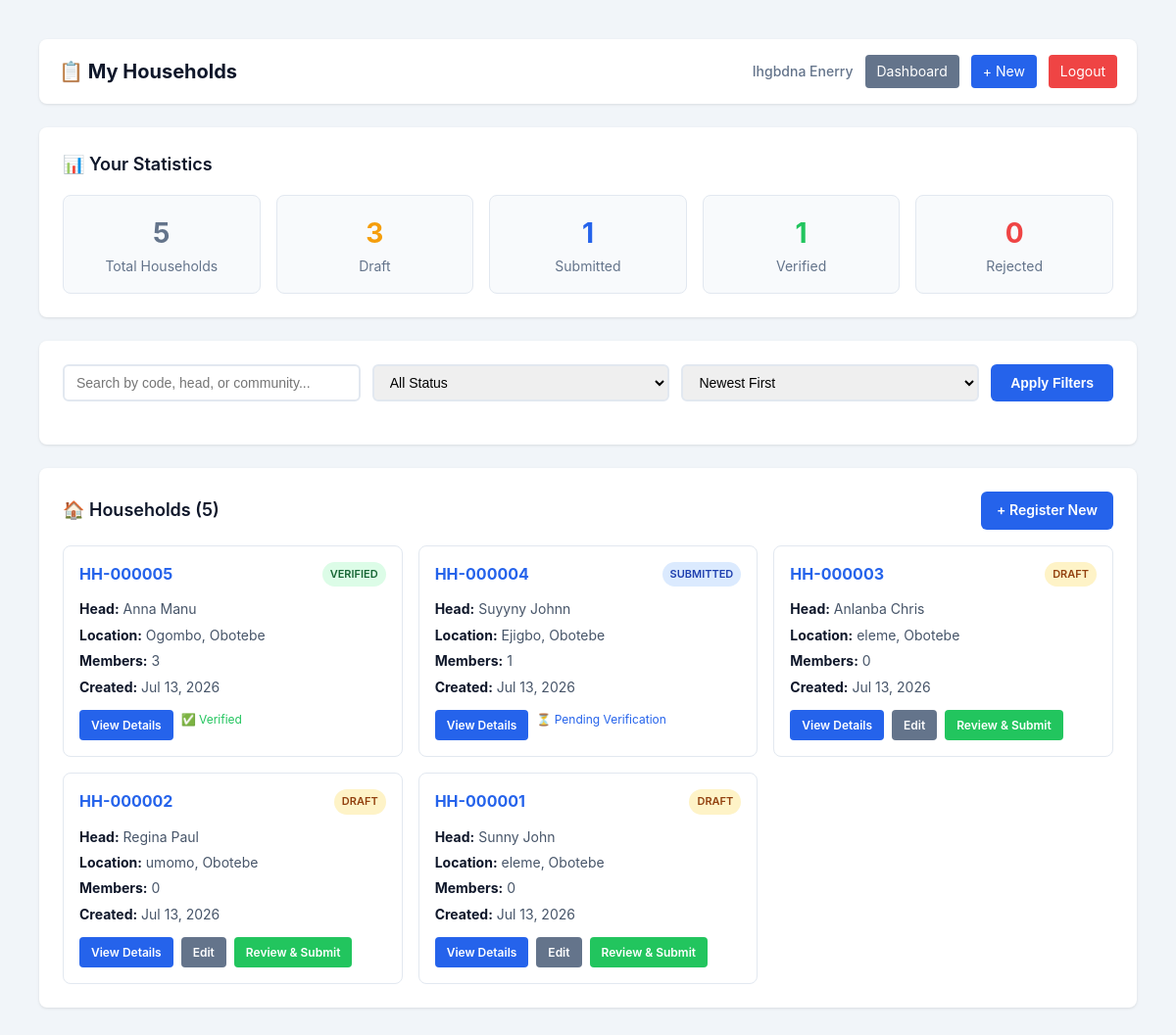
The page /delta-census/view_households.php (signed in) on the database its author committed.
### tables this page shows
CREATE TABLE `households` (
  `id` int(11) NOT NULL,
  `household_code` varchar(50) NOT NULL,
  `lga` varchar(100) NOT NULL,
  `ward` varchar(100) NOT NULL,
  `community` varchar(100) DEFAULT NULL,
  `enumeration_area` varchar(50) DEFAULT NULL,
  `head_of_household` varchar(100) NOT NULL,
  `address` text NOT NULL,
  `phone` varchar(20) DEFAULT NULL,
  `total_members` int(11) DEFAULT 0,
  `created_by` int(11) NOT NULL,
  `created_at` timestamp NOT NULL DEFAULT current_timestamp(),
  `updated_at` timestamp NULL DEFAULT NULL ON UPDATE current_timestamp(),
  `status` enum('draft','submitted','verified','rejected') DEFAULT 'draft',
  `submitted_at` timestamp NULL DEFAULT NULL,
  `verified_at` timestamp NULL DEFAULT NULL,
  `device_info` varchar(255) DEFAULT NULL,
  `ip_address` varchar(45) DEFAULT NULL,
  `supervisor_id` int(11) DEFAULT NULL,
  `household_number` varchar(20) DEFAULT NULL,
  `household_head` varchar(100) DEFAULT NULL,
  `house_number` varchar(50) DEFAULT NULL,
  `street_name` varchar(200) DEFAULT NULL,
  `landmark` varchar(200) DEFAULT NULL,
  `gps_latitude` decimal(10,8) DEFAULT NULL,
  `gps_longitude` decimal(11,8) DEFAULT NULL,
  `gps_accuracy` varchar(20) DEFAULT NULL,
  `building_type` varchar(50) DEFAULT NULL,
  `house_ownership` varchar(50) DEFAULT NULL,
  `number_of_households` int(11) DEFAULT NULL,
  `number_of_rooms` int(11) DEFAULT NULL,
  `enumerator_id` int(11) DEFAULT NULL
);

### delta-census/view_households.php (the view, shortened to what this page needs)
<?php
global $pdo;
$search = isset($_GET['search']) ? trim($_GET['search']) : '';
$sort = isset($_GET['sort']) ? $_GET['sort'] : 'newest';
$query = "SELECT h.*,
          (SELECT COUNT(*) FROM household_members WHERE household_id = h.id) as member_count
          FROM households h
          WHERE h.enumerator_id = ?";
$params = [$_SESSION['user_id']];
switch ($sort) {
    case 'newest':
    default:
        $query .= " ORDER BY h.created_at DESC";
        break;
}
$stmt = $pdo->prepare($query);
$stmt->execute($params);
$households = $stmt->fetchAll();
$stmt = $pdo->prepare("
    SELECT
        COUNT(*) as total,
        SUM(CASE WHEN status = 'draft' THEN 1 ELSE 0 END) as draft,
        SUM(CASE WHEN status = 'submitted' THEN 1 ELSE 0 END) as submitted,
        SUM(CASE WHEN status = 'verified' THEN 1 ELSE 0 END) as verified,
        SUM(CASE WHEN status = 'rejected' THEN 1 ELSE 0 END) as rejected
    FROM households
    WHERE enumerator_id = ?
");
$stmt->execute([$_SESSION['user_id']]);
$stats = $stmt->fetch();
?>
<!DOCTYPE html>
<html lang="en">
<head>
    <link rel="stylesheet" href="css/style.css">
</head>
<body>
    <div class="app-container">
        <nav class="mobile-nav">
            <div class="nav-header">
                <h2 style="font-size: 20px;">📋 My Households</h2>
                <div class="user-menu">
                    <span class="user-name" style="font-weight: 500;"><?php echo htmlspecialchars($_SESSION['full_name'] ?? 'Enumerator'); ?></span>
                    <a href="enumerator_dashboard.php" class="btn-sm btn-secondary">Dashboard</a>
                    <a href="register_household.php?step=1" class="btn-sm btn-primary">+ New</a>
                    <a href="logout.php" class="btn-sm btn-danger">Logout</a>
                </div>
            </div>
        </nav>
        <div class="dashboard-card">
            <h3 style="margin-bottom: 16px;">📊 Your Statistics</h3>
            <div class="stats-grid">
                <div class="stat-box total">
                    <div class="number"><?php echo $stats['total'] ?? 0; ?></div>
                    <div class="label">Total Households</div>
                </div>
                <div class="stat-box draft">
                    <div class="number"><?php echo $stats['draft'] ?? 0; ?></div>
                    <div class="label">Draft</div>
                </div>
                <div class="stat-box submitted">
                    <div class="number"><?php echo $stats['submitted'] ?? 0; ?></div>
                    <div class="label">Submitted</div>
                </div>
                <div class="stat-box verified">
                    <div class="number"><?php echo $stats['verified'] ?? 0; ?></div>
                    <div class="label">Verified</div>
                </div>
                <div class="stat-box rejected">
                    <div class="number"><?php echo $stats['rejected'] ?? 0; ?></div>
                    <div class="label">Rejected</div>
                </div>
            </div>
        </div>
        <div class="dashboard-card">
            <form method="GET" action="" class="filters">
                <input type="text" name="search" placeholder="Search by code, head, or community..." value="<?php echo htmlspecialchars($search); ?>">
                <select name="status">
                    <option value="">All Status</option>
                </select>
                <select name="sort">
                    <option value="newest" <?php echo $sort === 'newest' ? 'selected' : ''; ?>>Newest First</option>
                </select>
                <button type="submit" class="btn btn-primary" style="padding: 8px 20px;">Apply Filters</button>
            </form>
        </div>
        <div class="dashboard-card">
            <div style="display: flex; justify-content: space-between; align-items: center; margin-bottom: 16px;">
                <h3 style="margin: 0;">🏠 Households (<?php echo count($households); ?>)</h3>
                <a href="register_household.php?step=1" class="btn btn-primary" style="padding: 8px 16px; text-decoration: none; border-radius: 6px; font-size: 14px;">+ Register New</a>
            </div>
            <?php if (count($households) > 0): ?>
                <div class="household-grid">
                    <?php foreach ($households as $household): ?>
                        <div class="household-card">
                            <div class="header">
                                <span class="code"><?php echo htmlspecialchars($household['household_code'] ?? $household['household_number']); ?></span>
                                <span class="status-badge <?php echo $household['status']; ?>">
                                    <?php echo ucfirst($household['status']); ?>
                                </span>
                            </div>
                            <div class="details">
                                <p><strong>Head:</strong> <?php echo htmlspecialchars($household['head_of_household'] ?? $household['household_head']); ?></p>
                                <p><strong>Location:</strong> <?php echo htmlspecialchars($household['community'] . ', ' . $household['ward']); ?></p>
                                <p><strong>Members:</strong> <?php echo $household['member_count'] ?? 0; ?></p>
                                <p><strong>Created:</strong> <?php echo date('M d, Y', strtotime($household['created_at'])); ?></p>
                            </div>
                            <div class="actions">
                                <a href="view_household.php?id=<?php echo $household['id']; ?>" class="btn btn-primary">View Details</a>
                                <?php if ($household['status'] === 'draft'): ?>
                                    <a href="register_household.php?step=2&id=<?php echo $household['id']; ?>" class="btn btn-secondary">Edit</a>
                                    <a href="register_household.php?step=4&id=<?php echo $household['id']; ?>" class="btn btn-success">Review & Submit</a>
                                <?php endif; ?>
                                <?php if ($household['status'] === 'submitted'): ?>
                                    <span style="color: #2563eb; font-size: 12px;">⏳ Pending Verification</span>
                                <?php endif; ?>
                                <?php if ($household['status'] === 'verified'): ?>
                                    <span style="color: #22c55e; font-size: 12px;">✅ Verified</span>
                                <?php endif; ?>
                            </div>
                        </div>
                    <?php endforeach; ?>
                </div>
            <?php endif; ?>
        </div>
    </div>
</body>
</html>

### delta-census/css/style.css (style rules this page uses)
* { margin: 0; padding: 0; box-sizing: border-box; }
:root { --primary: #2563eb; --primary-dark: #1d4ed8; --secondary: #64748b; --success: #22c55e; --danger: #ef4444; --warning: #f59e0b; --background: #f1f5f9; --card: #ffffff; --text: #0f172a; --text-secondary: #64748b; --shadow: 0 4px 6px -1px rgba(0, 0, 0, 0.1), 0 2px 4px -1px rgba(0, 0, 0, 0.06); --radius: 12px; --transition: all 0.3s ease; --chart-blue: #2563eb; --chart-green: #22c55e; --chart-red: #ef4444; --chart-yellow: #f59e0b; --chart-purple: #8b5cf6; --chart-pink: #ec4899; --chart-indigo: #6366f1; --chart-cyan: #06b6d4; --chart-orange: #f97316; --chart-teal: #14b8a6; }
body { font-family: -apple-system, BlinkMacSystemFont, 'Segoe UI', Roboto, 'Helvetica Neue', Arial, sans-serif; background: var(--background); color: var(--text); line-height: 1.6; min-height: 100vh; padding: 20px; }
.btn { display: inline-block; padding: 12px 24px; font-size: 16px; font-weight: 600; border: none; border-radius: 8px; cursor: pointer; transition: var(--transition); text-align: center; text-decoration: none; -webkit-tap-highlight-color: transparent; }
.btn-primary { background: var(--primary); color: white; }
.btn-secondary { background: var(--secondary); color: white; }
.btn-danger { background: var(--danger); color: white; }
.btn-success { background: var(--success); color: white; }
.btn-sm { padding: 6px 12px; font-size: 14px; }
.app-container { max-width: 1200px; margin: 0 auto; }
.mobile-nav { background: var(--card); border-radius: var(--radius); padding: 16px 20px; margin-bottom: 24px; box-shadow: var(--shadow); }
.nav-header { display: flex; justify-content: space-between; align-items: center; flex-wrap: wrap; gap: 12px; }
.nav-header h2 { font-size: 20px; font-weight: 700; }
.user-menu { display: flex; align-items: center; gap: 12px; }
.user-name { font-size: 14px; font-weight: 500; color: var(--text-secondary); }
.dashboard-card { background: var(--card); border-radius: var(--radius); box-shadow: var(--shadow); padding: 20px; }
.dashboard-card h3 { font-size: 18px; font-weight: 600; margin-bottom: 16px; }
.stats-grid { display: grid; grid-template-columns: repeat(3, 1fr); gap: 16px; }
.status-badge { padding: 4px 8px; border-radius: 9999px; font-size: 12px; font-weight: 600; }
.status-badge.draft { background: #fef3c7; color: #92400e; }
.status-badge.submitted { background: #dbeafe; color: #1e40af; }
.status-badge.verified { background: #dcfce7; color: #166534; }

### rows shown on the page
households: household_code "HH-000005", status "VERIFIED", head_of_household "Anna Manu", community+ward "Ogombo, Obotebe", member_count "3", created_at "Jul 13, 2026", shows "✅ Verified"
households: household_code "HH-000004", status "SUBMITTED", head_of_household "Suyyny Johnn", community+ward "Ejigbo, Obotebe", member_count "1", created_at "Jul 13, 2026", shows "⏳ Pending Verification"
households: household_code "HH-000003", status "DRAFT", head_of_household "Anlanba Chris", community+ward "eleme, Obotebe", member_count "0", created_at "Jul 13, 2026"
households: household_code "HH-000002", status "DRAFT", head_of_household "Regina Paul", community+ward "umomo, Obotebe", member_count "0", created_at "Jul 13, 2026"
households: household_code "HH-000001", status "DRAFT", head_of_household "Sunny John", community+ward "eleme, Obotebe", member_count "0", created_at "Jul 13, 2026"

### other values the page prints
$_SESSION['full_name'] "Ihgbdna Enerry"
$stats['total'] "5"
$stats['draft'] "3"
$stats['submitted'] "1"
$stats['verified'] "1"
$stats['rejected'] "0"
count($households) "5"
